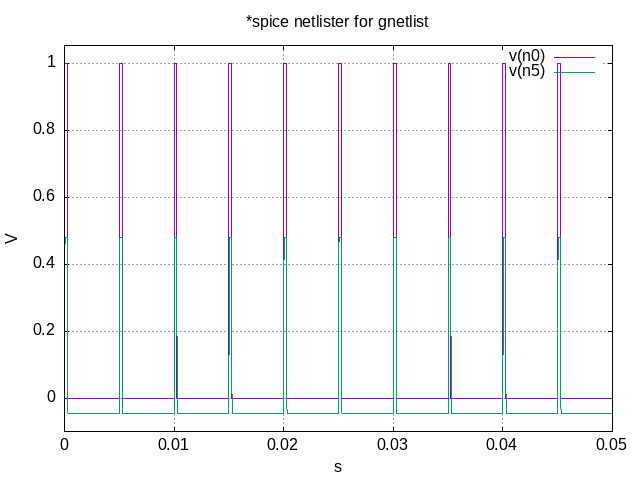

This figure's gnuplot source:
set terminal X11 noenhanced
set title "*spice netlister for gnetlist"
set xlabel "s"
set ylabel "V"
set grid
unset logscale x 
set xrange [0.000000e+00:5.000000e-02]
unset logscale y 
set yrange [-9.973869e-02:1.052369e+00]
#set xtics 1
#set x2tics 1
#set ytics 1
#set y2tics 1
set format y "%g"
set format x "%g"
plot 'circuits/rc2.net.data' using 1:2 with lines lw 1 title "v(n0)",\
'circuits/rc2.net.data' using 3:4 with lines lw 1 title "v(n5)"
set terminal push
set terminal png noenhanced
set out 'circuits/rc2.net.png'
replot
set term pop
replot
